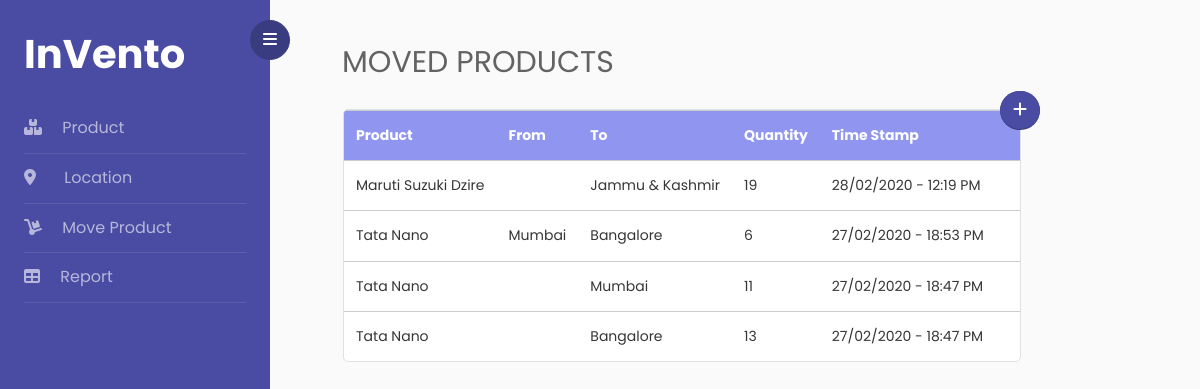
The app's page /product_movement, older data.
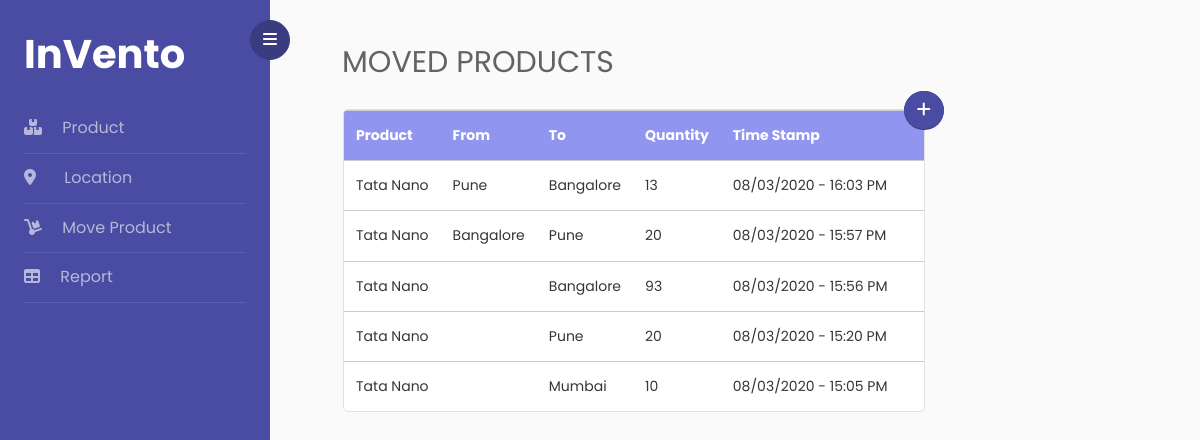
The same page, newer data.
### inventory/models.py (models this page shows, shortened)
class Product(db.Model):
    product_id = db.Column(db.Integer, primary_key=True)
    product_name = db.Column(db.String(20), unique=True, nullable=False)

class ProductMovement(db.Model):
    movement_id = db.Column(db.Integer, primary_key=True)
    timestamp = db.Column(db.DateTime, nullable=False, default=datetime.now)
    from_location = db.Column(db.String(20), db.ForeignKey('location.location_id'))
    to_location = db.Column(db.String(20), db.ForeignKey('location.location_id'))
    product_id = db.Column(db.Integer, db.ForeignKey('product.product_id'), nullable=False)
    qty = db.Column(db.Integer, nullable=False)

### inventory/main/routes.py (the view)
@main.route("/product_movement")
def product_movement():
    product_movements = ProductMovement.query.order_by(ProductMovement.timestamp.desc()).all()
    products = Product.query
    return render_template('product_movement.html', title='Moved Product',product_movements=product_movements, products=products)

### inventory/templates/product_movement.html (shortened to what this page needs)
{% extends "layout.html" %}
{% block content %}
    {% if title=='Moved Product' %}
        <div class="container px-5 py-3">
            <div>
                <h2 class="mb-4 phead">{{ title }}s</h2>
            </div>
            <div class="row">
                <div class="ml-3">
                    <table class="table table-hover table-responsive table-bordered">
                        <thead class="thead-light">
                            <tr>
                                <th>Product</th>
                                <th>From</th>
                                <th>To</th>
                                <th>Quantity</th>
                                <th>Time Stamp</th>
                                <th></th>
                            </tr>
                        </thead>
                        <tbody>
                            {% if not product_movements%}
                                <tr>
                                    <td colspan="5">Add product to warehouse to see the movements.</td>
                                </tr>
                            {% else %}
                                {% for product_movement in product_movements %}
                                    <tr class="l">
                                        <td>{{ products.get(product_movement.product_id).product_name }}</td>
                                        <td>{{ product_movement.from_location }}</td>
                                        <td>{{ product_movement.to_location }}</td>
                                        <td>{{ product_movement.qty }}</td>
                                        <td>{{ product_movement.timestamp.strftime('%d/%m/%Y - %H:%M %p') }}</td>
                                        <td class="td">
                                        </td>
                                    </tr>
                                {% endfor %}
                            {% endif %}
                        </tbody>
                    </table>
                </div>
                <div class="add">
                    <button type="button" id="sidebarCollapse" class="add-button btn btn-primary">
                        <a href="{{ url_for('product_movements.new_product_movement') }}"><i class="fas fa-plus"></i></a>
                    </button><a class="add-text" href="{{ url_for('product_movements.new_product_movement') }}"><i>Move Product</i></a>
                </div>
            </div>
        </div>
    {% endif %}
{% endblock content %}

Row changes from the older to the newer data that the page shows:
removed ProductMovement: to_location "Jammu & Kashmir", qty "19", timestamp "28/02/2020 - 12:19 PM"
no longer on this page (row unchanged): Product: get "Maruti Suzuki Dzire"
removed ProductMovement: {{ products.get(product_movement.product_id).product_name }} "Tata Nano", to_location "Mumbai", qty "11", timestamp "27/02/2020 - 18:47 PM"
changed ProductMovement (number 1 of 5 on the later page): from_location "Mumbai" → "Pune"; qty "6" → "13"; timestamp "27/02/2020 - 18:53 PM" → "08/03/2020 - 16:03 PM"
added ProductMovement: {{ products.get(product_movement.product_id).product_name }} "Tata Nano", from_location "Bangalore", to_location "Pune", qty "20", timestamp "08/03/2020 - 15:57 PM"
changed ProductMovement (number 3 of 5 on the later page): qty "13" → "93"; timestamp "27/02/2020 - 18:47 PM" → "08/03/2020 - 15:56 PM"
added ProductMovement: {{ products.get(product_movement.product_id).product_name }} "Tata Nano", to_location "Pune", qty "20", timestamp "08/03/2020 - 15:20 PM"
added ProductMovement: {{ products.get(product_movement.product_id).product_name }} "Tata Nano", to_location "Mumbai", qty "10", timestamp "08/03/2020 - 15:05 PM"
